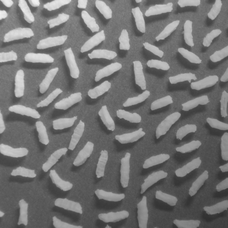
#> input picture project03/images/rice_image_with_intensity_gradient.tif, 228 x 228 px, shrunk from 600 x 600 before the run, found by its file name
$ jupyter execute job02a.ipynb
#> lines starting #> are read from the running program, lines starting #| are printed output that depends on the picture
编写实现灰度图像形态学：腐蚀、膨胀、开、闭，这四种基本运算的函数。要求待处理灰度图像和形
态学结构元作为函数的输入参数，输出为处理后的结果图像

[cell 1]
#!/usr/bin/python3
import cv2
import numpy as np
import matplotlib.pyplot as plt
from PIL import Image

[cell 2]
def grayscale_erode_one_time(image, structuring_element):
    """
    灰度腐蚀操作 一次
    :param image: 输入灰度图像，类型为numpy数组
    :param structuring_element: 结构元，类型为numpy数组
    :return: 腐蚀后的灰度图像
    """
    se_center = (structuring_element.shape[0] // 2, structuring_element.shape[1] // 2)
    padded_image = np.pad(image, ((se_center[0],), (se_center[1],)), mode='edge')
    eroded_image = np.zeros_like(image)

    for i in range(image.shape[0]):
        for j in range(image.shape[1]):
            region = padded_image[i:i + structuring_element.shape[0], j:j + structuring_element.shape[1]]
            eroded_image[i, j] = np.min(region - structuring_element) #生成版本
            # [7 lines of commented-out code are left out]

    return eroded_image

def grayscale_erode(image, structuring_element, times = 1):
    """
    灰度腐蚀操作
    :param image: 输入灰度图像，类型为numpy数组
    :param structuring_element: 结构元，类型为numpy数组
    :param times: 腐蚀次数
    :return: 腐蚀后的灰度图像
    """
    for i in range(times):
        image = grayscale_erode_one_time(image, structuring_element)
    return image

def grayscale_dilate_one_time(image, structuring_element):
    """
    灰度膨胀操作 一次
    :param image: 输入灰度图像，类型为numpy数组
    :param structuring_element: 结构元，类型为numpy数组
    :return: 膨胀后的灰度图像
    """
    se_center = (structuring_element.shape[0] // 2, structuring_element.shape[1] // 2)
    padded_image = np.pad(image, ((se_center[0],), (se_center[1],)), mode='edge')
    dilated_image = np.zeros_like(image)

    for i in range(image.shape[0]):
        for j in range(image.shape[1]):
            region = padded_image[i:i + structuring_element.shape[0], j:j + structuring_element.shape[1]]
            dilated_image[i, j] = np.max(region + structuring_element)
            # [7 lines of commented-out code are left out]

    return dilated_image

def grayscale_dilate(image, structuring_element, times = 1):
    """
    灰度膨胀操作
    :param image: 输入灰度图像，类型为numpy数组
    :param structuring_element: 结构元，类型为numpy数组
    :param times: 膨胀次数
    :return: 膨胀后的灰度图像
    """
    for i in range(times):
        image = grayscale_dilate_one_time(image, structuring_element)
    return image

def grayscale_open(image, structuring_element, times = 1):
    """
    灰度开运算
    :param image: 输入灰度图像，类型为numpy数组
    :param structuring_element: 结构元，类型为numpy数组
    :return: 开运算后的灰度图像
    """
    eroded = grayscale_erode(image, structuring_element, times)
    opened_image = grayscale_dilate(eroded, structuring_element, times)
    return opened_image

def grayscale_close(image, structuring_element, times = 1):
    """
    灰度闭运算
    :param image: 输入灰度图像，类型为numpy数组
    :param structuring_element: 结构元，类型为numpy数组
    :return: 闭运算后的灰度图像
    """
    dilated = grayscale_dilate(image, structuring_element, times)
    closed_image = grayscale_erode(dilated, structuring_element, times)
    return closed_image

[cell 3]
# 测试
root_path = '/root/DIVP_project/'
image_path_rice = "project03/images/rice_image_with_intensity_gradient.tif"
image_path_wood = "project03/images/wood_dowels.tif"
image_path_xray = "project03/images/cygnusloop_Xray_original.tif"

[cell 4]
image_rice = Image.open(root_path + image_path_rice)
#> image_rice is the input picture: PIL image 228x228 L; min 47, max 242, mean 116.4
image_wood = Image.open(root_path + image_path_wood)
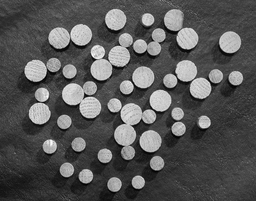
#> input picture project03/images/wood_dowels.tif, 256 x 201 px, shrunk from 675 x 531 before the run, found by its file name
#> image_wood is the input picture: PIL image 256x201 L; min 0, max 255, mean 86.7
image_xray = Image.open(root_path + image_path_xray)
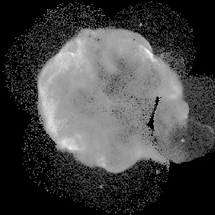
#> input picture project03/images/cygnusloop_Xray_original.tif, 215 x 215 px, shrunk from 566 x 566 before the run, found by its file name
#> image_xray is the input picture: PIL image 215x215 L; min 0, max 245, mean 67.4

[cell 5]
# 对xray 图像进行灰度腐蚀操作，并与opencv的结果进行对比
image_xray = image_xray.convert('L')
image_xray = np.array(image_xray)
structuring_element = np.array([[0, 1, 0], [1, 1, 1], [0, 1, 0]]).astype(np.uint8)
eroded_image = grayscale_erode(image_xray, structuring_element, 3)
eroded_image_cv = cv2.erode(image_xray, structuring_element, iterations=3)
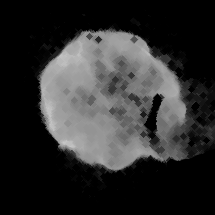
#> eroded_image_cv: shape (215, 215); min 0, max 199, mean 47
plt.figure()
# 原图与腐蚀后的图像对比
plt.subplot(1, 3, 1)
plt.imshow(image_xray, cmap='gray')
plt.title('Original Image')
plt.axis('off')
plt.subplot(1, 3, 2)
plt.imshow(eroded_image, cmap='gray')
plt.title('Eroded Image')
plt.axis('off')
plt.subplot(1, 3, 3)
plt.imshow(eroded_image_cv, cmap='gray')
plt.title('Eroded Image by OpenCV')
plt.axis('off')
plt.tight_layout()
plt.show()

[cell 6]
# 对rice 图像进行灰度膨胀操作，并与opencv的结果进行对比
image_rice = image_rice.convert('L')
image_rice = np.array(image_rice)
structuring_element = np.array([[0, 1, 0], [1, 1, 1], [0, 1, 0]]).astype(np.uint8)
dilated_image = grayscale_dilate(image_rice, structuring_element, 3)
#> after the loop in grayscale_dilate, `for i in range(times):`:
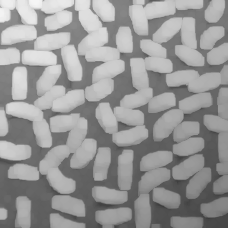
#> image: shape (228, 228); min 60, max 245, mean 151.5
dilated_image_cv = cv2.dilate(image_rice, structuring_element, iterations=3)
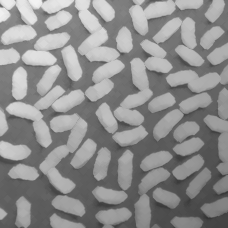
#> dilated_image_cv: shape (228, 228); min 52, max 242, mean 141.5
plt.figure()
# 原图与膨胀后的图像对比
plt.subplot(1, 3, 1)
plt.imshow(image_rice, cmap='gray')
plt.title('Original Image')
plt.axis('off')
plt.subplot(1, 3, 2)
plt.imshow(dilated_image, cmap='gray')
plt.title('Dilated Image')
plt.axis('off')
plt.subplot(1, 3, 3)
plt.imshow(dilated_image_cv, cmap='gray')
plt.title('Dilated Image by OpenCV')
plt.axis('off')
plt.tight_layout()
plt.show()

[cell 7]
# 对 wood 图像进行灰度开运算，并与opencv的结果进行对比
# image_wood = image_wood.convert('L')
image_wood = np.array(image_xray)
structuring_element = np.array([[0, 1, 0], [1, 1, 1], [0, 1, 0]]).astype(np.uint8)
opened_image = grayscale_open(image_wood, structuring_element, 3)
#> call 2 of grayscale_dilate, with structuring_element = array of shape (3, 3), times = 3
#> after the loop in grayscale_dilate (call 2), `for i in range(times):`:
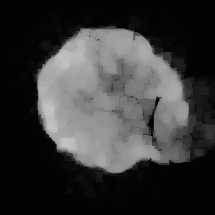
#> image: shape (215, 215); min 3, max 195, mean 56.5
opened_image_cv = cv2.morphologyEx(image_wood, cv2.MORPH_OPEN, structuring_element, iterations=3)
plt.figure()
# 原图与开运算后的图像对比
plt.subplot(1, 3, 1)
plt.imshow(image_wood, cmap='gray')
plt.title('Original Image')
plt.axis('off')
plt.subplot(1, 3, 2)
plt.imshow(opened_image, cmap='gray')
plt.title('Opened Image')
plt.axis('off')
plt.subplot(1, 3, 3)
plt.imshow(opened_image_cv, cmap='gray')
plt.title('Opened Image by OpenCV')
plt.axis('off')
plt.tight_layout()
plt.show()

# 对 wood 图像进行灰度闭运算，并与opencv的结果进行对比
image_wood = np.array(image_wood)
structuring_element = np.array([[0, 1, 0], [1, 1, 1], [0, 1, 0]]).astype(np.uint8)
closed_image = grayscale_close(image_wood, structuring_element, 3)
#> call 3 of grayscale_dilate, with structuring_element = array of shape (3, 3), times = 3
#> after the loop in grayscale_dilate (call 3), `for i in range(times):`:
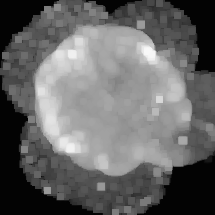
#> image: shape (215, 215); min 3, max 248, mean 102
#> call 3 of grayscale_erode, with structuring_element = array of shape (3, 3), times = 3
#> the loop in grayscale_erode (call 3), `for i in range(times):` made 3 passes
#> pass 1, in grayscale_erode_one_time (call 7), `padded_image = np.pad(image, ((se_center[0],), (se_center[1],)), mode=..`:
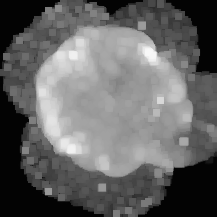
#> padded_image: shape (217, 217); min 3, max 248, mean 100.4
#> after the loop in grayscale_erode (call 3), `for i in range(times):`:
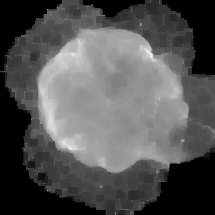
#> image: shape (215, 215); min 0, max 245, mean 84.2
closed_image_cv = cv2.morphologyEx(image_wood, cv2.MORPH_CLOSE, structuring_element, iterations=3)
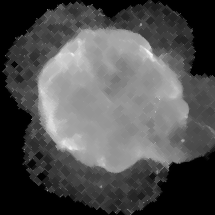
#> closed_image_cv: shape (215, 215); min 0, max 245, mean 80.5
plt.figure()
# 原图与闭运算后的图像对比
plt.subplot(1, 3, 1)
plt.imshow(image_wood, cmap='gray')
plt.title('Original Image')
plt.axis('off')
plt.subplot(1, 3, 2)
plt.imshow(closed_image, cmap='gray')
plt.title('Closed Image')
plt.axis('off')
plt.subplot(1, 3, 3)
plt.imshow(closed_image_cv, cmap='gray')
plt.title('Closed Image by OpenCV')
plt.axis('off')
plt.tight_layout()
plt.show()
